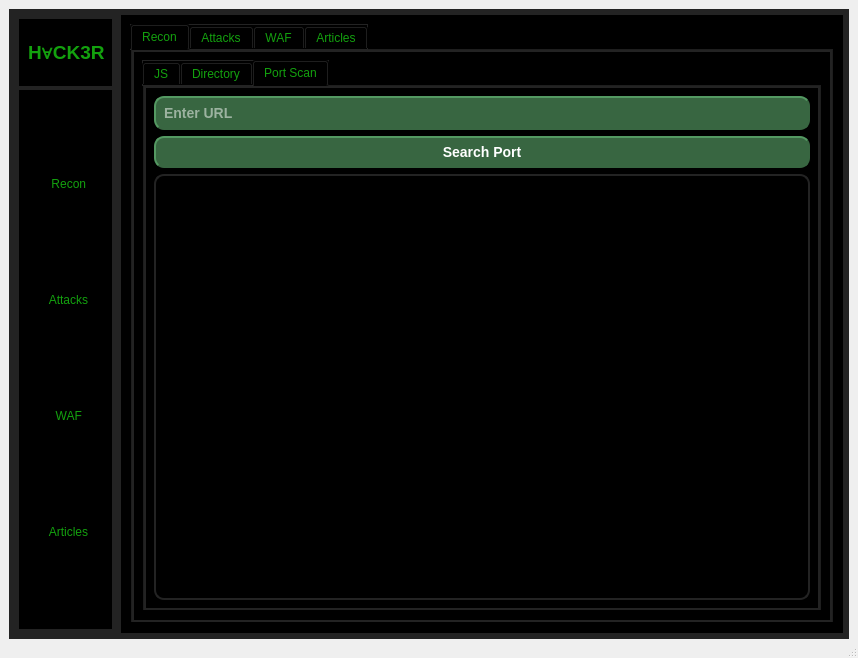
<?xml version="1.0" encoding="UTF-8"?>
<ui version="4.0">
 <class>MainWindow</class>
 <widget class="QMainWindow" name="MainWindow">
  <property name="geometry">
   <rect>
    <x>0</x>
    <y>0</y>
    <width>858</width>
    <height>658</height>
   </rect>
  </property>
  <property name="windowTitle">
   <string>Pen_Program</string>
  </property>
  <property name="toolTip">
   <string/>
  </property>
  <property name="layoutDirection">
   <enum>Qt::LeftToRight</enum>
  </property>
  <property name="styleSheet">
   <string notr="true">*{
color: rgb(19, 161, 14);
font: 700 14pt &quot;Cantarell&quot;;
}

#progressBar1{
    text-align:center;
}
#progressBar1::chunk {
    background-color: rgb(19, 161, 14);
	border-radius:10px;
}


</string>
  </property>
  <property name="tabShape">
   <enum>QTabWidget::Triangular</enum>
  </property>
  <widget class="QWidget" name="centralwidget">
   <property name="styleSheet">
    <string notr="true"/>
   </property>
   <layout class="QGridLayout" name="gridLayout_3">
    <item row="0" column="0">
     <widget class="QFrame" name="Container">
      <property name="styleSheet">
       <string notr="true">background-color: rgb(35, 35, 35);
border: 1px solid rgb(35, 35, 35)</string>
      </property>
      <property name="frameShape">
       <enum>QFrame::StyledPanel</enum>
      </property>
      <property name="frameShadow">
       <enum>QFrame::Raised</enum>
      </property>
      <layout class="QHBoxLayout" name="horizontalLayout" stretch="1,7">
       <property name="spacing">
        <number>3</number>
       </property>
       <property name="leftMargin">
        <number>4</number>
       </property>
       <property name="topMargin">
        <number>4</number>
       </property>
       <property name="rightMargin">
        <number>4</number>
       </property>
       <property name="bottomMargin">
        <number>4</number>
       </property>
       <item>
        <widget class="QFrame" name="sidebar">
         <property name="frameShape">
          <enum>QFrame::StyledPanel</enum>
         </property>
         <property name="frameShadow">
          <enum>QFrame::Raised</enum>
         </property>
         <layout class="QVBoxLayout" name="verticalLayout_2" stretch="1,8">
          <property name="spacing">
           <number>4</number>
          </property>
          <property name="leftMargin">
           <number>4</number>
          </property>
          <property name="topMargin">
           <number>4</number>
          </property>
          <property name="rightMargin">
           <number>4</number>
          </property>
          <property name="bottomMargin">
           <number>4</number>
          </property>
          <item>
           <widget class="QFrame" name="Titlebar">
            <property name="styleSheet">
             <string notr="true">background-color: rgb(0, 0, 0);
border: None</string>
            </property>
            <property name="frameShape">
             <enum>QFrame::StyledPanel</enum>
            </property>
            <property name="frameShadow">
             <enum>QFrame::Raised</enum>
            </property>
            <layout class="QHBoxLayout" name="horizontalLayout_2" stretch="0,1">
             <property name="spacing">
              <number>1</number>
             </property>
             <property name="leftMargin">
              <number>1</number>
             </property>
             <property name="topMargin">
              <number>1</number>
             </property>
             <property name="rightMargin">
              <number>1</number>
             </property>
             <property name="bottomMargin">
              <number>1</number>
             </property>
             <item>
              <widget class="QLabel" name="logo">
               <property name="maximumSize">
                <size>
                 <width>50</width>
                 <height>50</height>
                </size>
               </property>
               <property name="text">
                <string/>
               </property>
               <property name="pixmap">
                <pixmap>:/icons/hacker (2).png</pixmap>
               </property>
               <property name="scaledContents">
                <bool>true</bool>
               </property>
               <property name="wordWrap">
                <bool>false</bool>
               </property>
               <property name="margin">
                <number>3</number>
               </property>
               <property name="indent">
                <number>-1</number>
               </property>
              </widget>
             </item>
             <item>
              <widget class="QLabel" name="title">
               <property name="font">
                <font>
                 <family>Cantarell</family>
                 <pointsize>14</pointsize>
                 <italic>false</italic>
                 <bold>true</bold>
                </font>
               </property>
               <property name="styleSheet">
                <string notr="true"/>
               </property>
               <property name="lineWidth">
                <number>1</number>
               </property>
               <property name="text">
                <string>H∀CK3R</string>
               </property>
               <property name="alignment">
                <set>Qt::AlignLeading|Qt::AlignLeft|Qt::AlignVCenter</set>
               </property>
               <property name="wordWrap">
                <bool>false</bool>
               </property>
               <property name="margin">
                <number>10</number>
               </property>
              </widget>
             </item>
            </layout>
           </widget>
          </item>
          <item>
           <widget class="QFrame" name="Menu">
            <property name="styleSheet">
             <string notr="true">background-color:#bfd7ea;
background-color: rgb(0, 0, 0);
border: None</string>
            </property>
            <property name="frameShape">
             <enum>QFrame::StyledPanel</enum>
            </property>
            <property name="frameShadow">
             <enum>QFrame::Raised</enum>
            </property>
            <layout class="QVBoxLayout" name="verticalLayout_3">
             <property name="spacing">
              <number>16</number>
             </property>
             <property name="leftMargin">
              <number>1</number>
             </property>
             <property name="topMargin">
              <number>1</number>
             </property>
             <property name="rightMargin">
              <number>1</number>
             </property>
             <property name="bottomMargin">
              <number>1</number>
             </property>
             <item>
              <widget class="QPushButton" name="Reconbtn">
               <property name="cursor">
                <cursorShape>PointingHandCursor</cursorShape>
               </property>
               <property name="text">
                <string>  Recon</string>
               </property>
               <property name="icon">
                <iconset>
                 <normaloff>:/icons/recon.png</normaloff>:/icons/recon.png</iconset>
               </property>
               <property name="iconSize">
                <size>
                 <width>35</width>
                 <height>35</height>
                </size>
               </property>
              </widget>
             </item>
             <item>
              <widget class="QPushButton" name="Expbtn">
               <property name="minimumSize">
                <size>
                 <width>0</width>
                 <height>0</height>
                </size>
               </property>
               <property name="maximumSize">
                <size>
                 <width>16777215</width>
                 <height>16777215</height>
                </size>
               </property>
               <property name="cursor">
                <cursorShape>PointingHandCursor</cursorShape>
               </property>
               <property name="text">
                <string>  Attacks</string>
               </property>
               <property name="icon">
                <iconset>
                 <normaloff>:/icons/official logo.png</normaloff>:/icons/official logo.png</iconset>
               </property>
               <property name="iconSize">
                <size>
                 <width>35</width>
                 <height>35</height>
                </size>
               </property>
              </widget>
             </item>
             <item>
              <widget class="QPushButton" name="Wafbtn">
               <property name="cursor">
                <cursorShape>PointingHandCursor</cursorShape>
               </property>
               <property name="text">
                <string>  WAF</string>
               </property>
               <property name="icon">
                <iconset>
                 <normaloff>:/icons/firewall.png</normaloff>:/icons/firewall.png</iconset>
               </property>
               <property name="iconSize">
                <size>
                 <width>35</width>
                 <height>35</height>
                </size>
               </property>
              </widget>
             </item>
             <item>
              <widget class="QPushButton" name="articles">
               <property name="cursor">
                <cursorShape>PointingHandCursor</cursorShape>
               </property>
               <property name="text">
                <string>  Articles</string>
               </property>
               <property name="icon">
                <iconset>
                 <normaloff>:/icons/news-report.png</normaloff>:/icons/news-report.png</iconset>
               </property>
               <property name="iconSize">
                <size>
                 <width>35</width>
                 <height>35</height>
                </size>
               </property>
              </widget>
             </item>
            </layout>
           </widget>
          </item>
         </layout>
        </widget>
       </item>
       <item>
        <widget class="QFrame" name="canvas">
         <property name="styleSheet">
          <string notr="true">background-color:#087e8b;
background-color: rgb(0, 0, 0);</string>
         </property>
         <property name="frameShape">
          <enum>QFrame::StyledPanel</enum>
         </property>
         <property name="frameShadow">
          <enum>QFrame::Raised</enum>
         </property>
         <layout class="QGridLayout" name="gridLayout">
          <item row="0" column="0">
           <widget class="QTabWidget" name="Tabs">
            <property name="currentIndex">
             <number>0</number>
            </property>
            <property name="usesScrollButtons">
             <bool>true</bool>
            </property>
            <property name="documentMode">
             <bool>false</bool>
            </property>
            <property name="tabsClosable">
             <bool>false</bool>
            </property>
            <property name="movable">
             <bool>false</bool>
            </property>
            <property name="tabBarAutoHide">
             <bool>false</bool>
            </property>
            <widget class="QWidget" name="Recontab">
             <attribute name="title">
              <string>Recon</string>
             </attribute>
             <layout class="QGridLayout" name="gridLayout_2">
              <item row="0" column="1">
               <widget class="QTabWidget" name="ReconTabs">
                <property name="layoutDirection">
                 <enum>Qt::LeftToRight</enum>
                </property>
                <property name="tabPosition">
                 <enum>QTabWidget::North</enum>
                </property>
                <property name="currentIndex">
                 <number>2</number>
                </property>
                <property name="movable">
                 <bool>true</bool>
                </property>
                <widget class="QWidget" name="JStab">
                 <attribute name="icon">
                  <iconset>
                   <normaloff>:/icons/js.png</normaloff>:/icons/js.png</iconset>
                 </attribute>
                 <attribute name="title">
                  <string>JS</string>
                 </attribute>
                 <layout class="QGridLayout" name="gridLayout_4">
                  <item row="2" column="0">
                   <widget class="QListWidget" name="listWidget">
                    <property name="styleSheet">
                     <string notr="true">background-color: black;
color:rgb(19, 161, 14);
background-attachment: scroll;
border-width: 2px;
border-radius: 10px;
font: bold 14px;
min-width: 10em;
padding: 6px;</string>
                    </property>
                   </widget>
                  </item>
                  <item row="0" column="0">
                   <widget class="QLineEdit" name="lineEdit">
                    <property name="styleSheet">
                     <string notr="true">background-color: rgb(56, 102, 65);
border-style: outset;
border-width: 2px;
border-radius: 10px;
border-color:rgb(57, 62, 70) ;
font: bold 14px;
min-width: 10em;
padding: 6px;
color:white;</string>
                    </property>
                    <property name="inputMask">
                     <string/>
                    </property>
                    <property name="text">
                     <string/>
                    </property>
                    <property name="maxLength">
                     <number>32767</number>
                    </property>
                    <property name="placeholderText">
                     <string>Enter URL</string>
                    </property>
                   </widget>
                  </item>
                  <item row="1" column="0">
                   <widget class="QPushButton" name="Searchbtn">
                    <property name="cursor">
                     <cursorShape>PointingHandCursor</cursorShape>
                    </property>
                    <property name="toolTip">
                     <string/>
                    </property>
                    <property name="styleSheet">
                     <string notr="true">background-color: rgb(56, 102, 65);
border-style: outset;
border-width: 2px;
border-radius: 10px;
border-color: rgb(56, 102, 65);
font: bold 14px;
min-width: 10em;
padding: 6px;
color:white;</string>
                    </property>
                    <property name="text">
                     <string>Search</string>
                    </property>
                    <property name="autoDefault">
                     <bool>false</bool>
                    </property>
                    <property name="default">
                     <bool>false</bool>
                    </property>
                    <property name="flat">
                     <bool>false</bool>
                    </property>
                   </widget>
                  </item>
                 </layout>
                </widget>
                <widget class="QWidget" name="Directorytab">
                 <attribute name="icon">
                  <iconset>
                   <normaloff>:/icons/directory.png</normaloff>:/icons/directory.png</iconset>
                 </attribute>
                 <attribute name="title">
                  <string>Directory</string>
                 </attribute>
                 <layout class="QVBoxLayout" name="verticalLayout">
                  <item>
                   <widget class="QLineEdit" name="lineEdit2">
                    <property name="styleSheet">
                     <string notr="true">background-color: rgb(56, 102, 65);
border-style: outset;
border-width: 2px;
border-radius: 10px;
border-color: rgb(56, 102, 65);
font: bold 14px;
min-width: 10em;
padding: 6px;
color: white;</string>
                    </property>
                    <property name="placeholderText">
                     <string>Enter URL</string>
                    </property>
                   </widget>
                  </item>
                  <item>
                   <widget class="QComboBox" name="comboBox">
                    <property name="styleSheet">
                     <string notr="true">font: 11pt;
color:white</string>
                    </property>
                    <item>
                     <property name="text">
                      <string>Choose your word list</string>
                     </property>
                    </item>
                    <item>
                     <property name="text">
                      <string>Directories</string>
                     </property>
                    </item>
                    <item>
                     <property name="text">
                      <string>PHP</string>
                     </property>
                    </item>
                    <item>
                     <property name="text">
                      <string>JS</string>
                     </property>
                    </item>
                    <item>
                     <property name="text">
                      <string>ASP.net</string>
                     </property>
                    </item>
                    <item>
                     <property name="text">
                      <string>HTML</string>
                     </property>
                    </item>
                    <item>
                     <property name="text">
                      <string>XML</string>
                     </property>
                    </item>
                    <item>
                     <property name="text">
                      <string>Self</string>
                     </property>
                    </item>
                   </widget>
                  </item>
                  <item>
                   <widget class="QPushButton" name="startbtn">
                    <property name="styleSheet">
                     <string notr="true">background-color: rgb(56, 102, 65);
border-style: outset;
border-width: 2px;
border-radius: 10px;
border-color: rgb(56, 102, 65);
font: bold 14px;
min-width: 10em;
padding: 6px;
color:white;</string>
                    </property>
                    <property name="text">
                     <string>Start</string>
                    </property>
                   </widget>
                  </item>
                  <item>
                   <widget class="QListWidget" name="listWidget_2">
                    <property name="styleSheet">
                     <string notr="true">background-color: black;
color:rgb(19, 161, 14);
background-attachment: scroll;
border-width: 2px;
border-radius: 10px;
font: bold 14px;
min-width: 10em;
padding: 6px;</string>
                    </property>
                   </widget>
                  </item>
                 </layout>
                </widget>
                <widget class="QWidget" name="Portscantab">
                 <attribute name="icon">
                  <iconset>
                   <normaloff>:/icons/port.png</normaloff>:/icons/port.png</iconset>
                 </attribute>
                 <attribute name="title">
                  <string>Port Scan</string>
                 </attribute>
                 <layout class="QVBoxLayout" name="verticalLayout_4">
                  <item>
                   <widget class="QLineEdit" name="lineEdit_2">
                    <property name="styleSheet">
                     <string notr="true">background-color: rgb(56, 102, 65);
border-style: outset;
border-width: 2px;
border-radius: 10px;
border-color: rgb(56, 102, 65);
font: bold 14px;
min-width: 10em;
padding: 6px;
color: white;</string>
                    </property>
                    <property name="placeholderText">
                     <string>Enter URL</string>
                    </property>
                   </widget>
                  </item>
                  <item>
                   <widget class="QPushButton" name="searchportbtn">
                    <property name="styleSheet">
                     <string notr="true">background-color: rgb(56, 102, 65);
border-style: outset;
border-width: 2px;
border-radius: 10px;
border-color: rgb(56, 102, 65);
font: bold 14px;
min-width: 10em;
padding: 6px;
color: white;</string>
                    </property>
                    <property name="text">
                     <string>Search Port</string>
                    </property>
                   </widget>
                  </item>
                  <item>
                   <widget class="QListWidget" name="listWidget_3">
                    <property name="styleSheet">
                     <string notr="true">background-color: black;
color:rgb(19, 161, 14);
background-attachment: scroll;
border-width: 2px;
border-radius: 10px;
font: bold 14px;
min-width: 10em;
padding: 6px;</string>
                    </property>
                   </widget>
                  </item>
                 </layout>
                </widget>
               </widget>
              </item>
             </layout>
            </widget>
            <widget class="QWidget" name="Attackstab">
             <attribute name="title">
              <string>Attacks</string>
             </attribute>
            </widget>
            <widget class="QWidget" name="Waftab">
             <attribute name="title">
              <string>WAF</string>
             </attribute>
            </widget>
            <widget class="QWidget" name="Articlestab">
             <attribute name="title">
              <string>Articles</string>
             </attribute>
            </widget>
           </widget>
          </item>
         </layout>
        </widget>
       </item>
      </layout>
     </widget>
    </item>
   </layout>
  </widget>
  <widget class="QMenuBar" name="menubar">
   <property name="geometry">
    <rect>
     <x>0</x>
     <y>0</y>
     <width>858</width>
     <height>33</height>
    </rect>
   </property>
   <property name="minimumSize">
    <size>
     <width>0</width>
     <height>0</height>
    </size>
   </property>
   <property name="maximumSize">
    <size>
     <width>16777215</width>
     <height>16777215</height>
    </size>
   </property>
  </widget>
  <widget class="QStatusBar" name="statusbar">
   <property name="sizePolicy">
    <sizepolicy hsizetype="Expanding" vsizetype="Preferred">
     <horstretch>0</horstretch>
     <verstretch>0</verstretch>
    </sizepolicy>
   </property>
   <property name="minimumSize">
    <size>
     <width>0</width>
     <height>10</height>
    </size>
   </property>
   <property name="maximumSize">
    <size>
     <width>16777215</width>
     <height>350</height>
    </size>
   </property>
   <property name="sizeGripEnabled">
    <bool>true</bool>
   </property>
  </widget>
 </widget>
 <resources>
  <include location="../c28a82e1/icons.qrc"/>
  <include location="../c28a82e1/icons.qrc"/>
 </resources>
 <connections/>
</ui>
